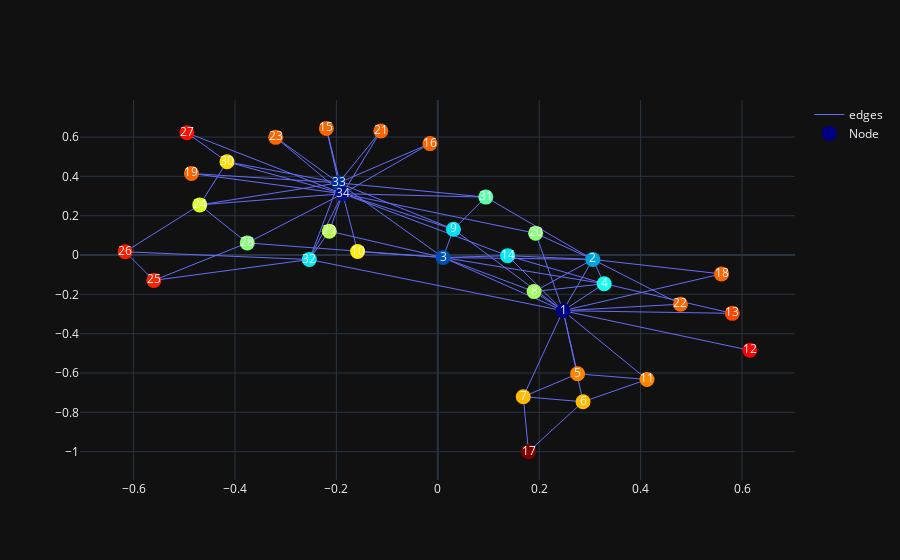
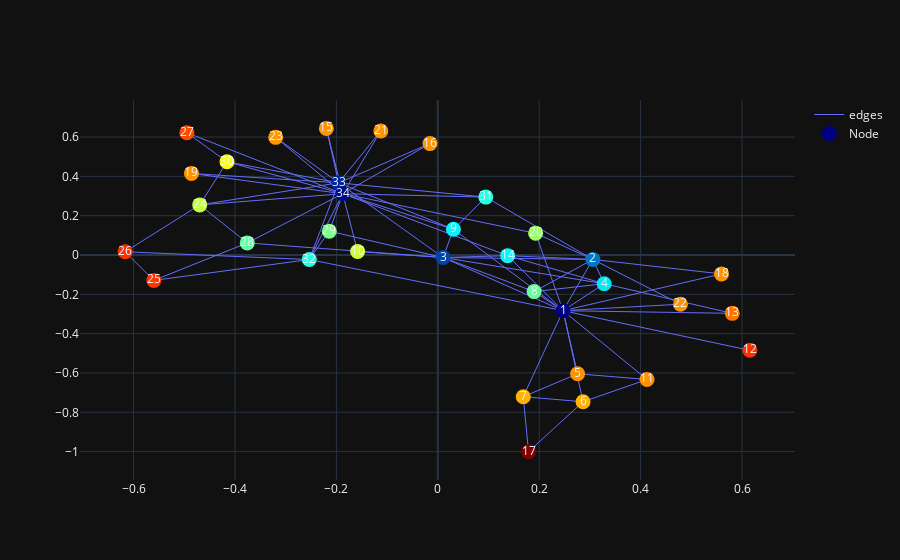
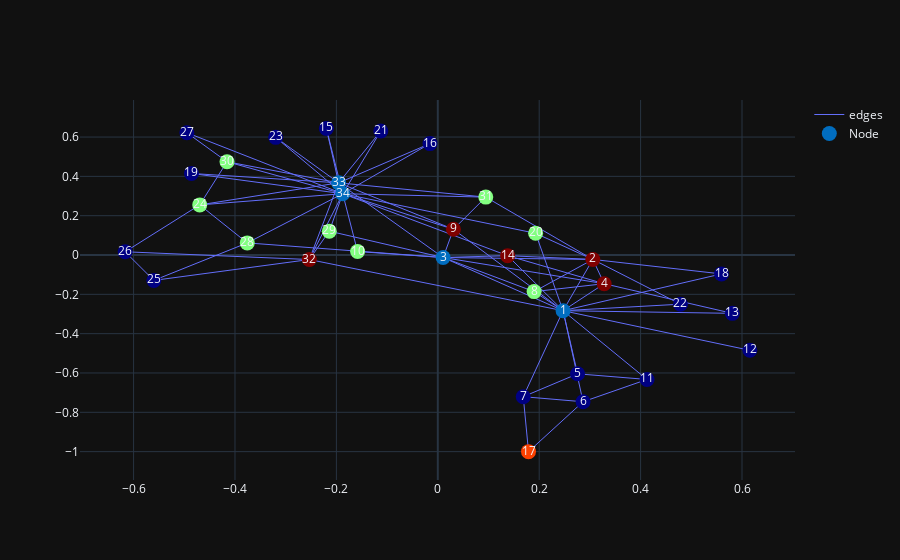
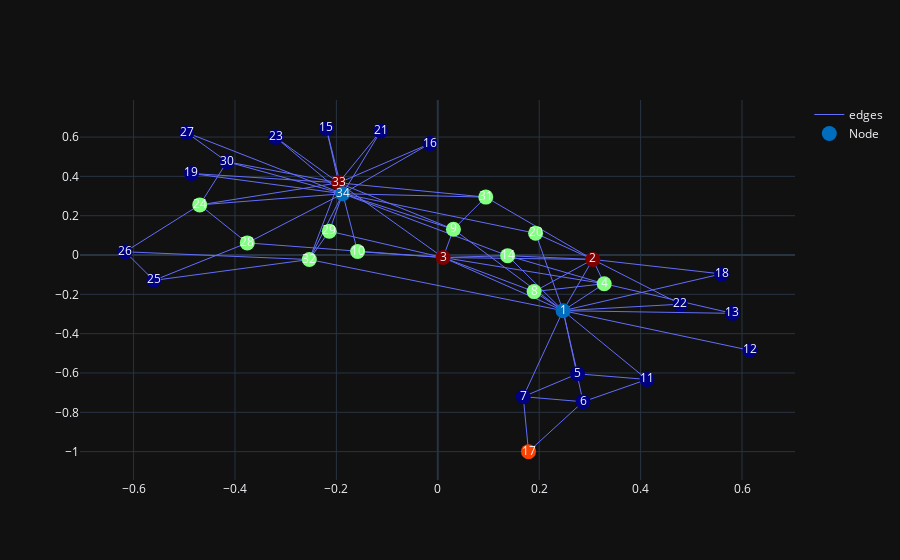

Notebook code for these charts, in order:
### Code cell
lo_deg = visualize_rdd_vector(G, global_root_node, global_radius, pos, global_measure_list1)
lo_deg = add_markers(lo_deg, global_markers)
lo_deg.show(config={'scrollZoom' : True})


triangles = visualize_rdd_vector(G, global_root_node, global_radius, pos, global_measure_list)
triangles = add_markers(triangles, global_markers)
triangles.show(config={'scrollZoom' : True})


k_means_rdd = visualize_rdd_vector_kmeans(G, global_root_node, global_radius, global_measure_list1, pos, 5)
k_means_rdd.show(config={'scrollZoom' : True})

k_means_rdd = visualize_rdd_vector_kmeans(G, global_root_node, global_radius, global_measure_list, pos, 5)
k_means_rdd.show(config={'scrollZoom' : True})

### Figure 1 — Plotly figure (JSON) as saved in the notebook; plotly's stock layout.template omitted (floating-point values rounded to 4 significant figures; data arrays with more than 128 entries replaced by an {"elided": "..."} marker saying what was removed)
{"data": [{"line": {"width": 1}, "marker": {"color": [0, 0.1142, 0.08229, 0.1528, 0.2584, 0.2425, 0.2425, 0.1948, 0.137, 0.2277, 0.2584, 0.2964, 0.2763, 0.1401, 0.2677, 0.2677, 0.3713, 0.2668, 0.2677, 0.1879, 0.2677, 0.2668, 0.2677, 0.212, 0.2867, 0.2888, 0.2927, 0.1872, 0.2011, 0.2317, 0.1739, 0.14, 0.06185, 0.01926], "colorscale": [[0, "rgb(0,0,131)"], [0.2, "rgb(0,60,170)"], [0.4, "rgb(5,255,255)"], [0.6, "rgb(255,255,0)"], [0.8, "rgb(250,0,0)"], [1, "rgb(128,0,0)"]], "size": 15}, "mode": "lines", "name": "edges", "type": "scatter", "uid": "6de11553-4e29-43a9-ab6e-405be858b025", "x": {"elided": "234 float values"}, "y": {"elided": "234 float values"}}, {"customdata": {"elided": "34x7 float values"}, "hovertemplate": "node_name: %{customdata[0]} <br> radius: %{customdata[1]} <br> degree: %{customdata[2]} <br> local_graph_pagerank: %{customdata[3]} <br> normalized_rdd: %{customdata[4]} <br> nodes_x: %{customdata[5]} <br> nodes_y: %{customdata[6]} <br> ", "marker": {"color": [0, 0.1142, 0.08229, 0.1528, 0.2584, 0.2425, 0.2425, 0.1948, 0.137, 0.2277, 0.2584, 0.2964, 0.2763, 0.1401, 0.2677, 0.2677, 0.3713, 0.2668, 0.2677, 0.1879, 0.2677, 0.2668, 0.2677, 0.212, 0.2867, 0.2888, 0.2927, 0.1872, 0.2011, 0.2317, 0.1739, 0.14, 0.06185, 0.01926], "colorscale": [[0, "rgb(0,0,131)"], [0.2, "rgb(0,60,170)"], [0.4, "rgb(5,255,255)"], [0.6, "rgb(255,255,0)"], [0.8, "rgb(250,0,0)"], [1, "rgb(128,0,0)"]], "size": 15}, "mode": "markers+text", "name": "Node", "text": [1, 2, 3, 4, 5, 6, 7, 8, 9, 10, 11, 12, 13, 14, 15, 16, 17, 18, 19, 20, 21, 22, 23, 24, 25, 26, 27, 28, 29, 30, 31, 32, 33, 34], "type": "scatter", "uid": "480d7791-7db2-4c4e-99a4-c7379ebd1dca", "x": [0.247, 0.3058, 0.01047, 0.3282, 0.2757, 0.2865, 0.1686, 0.19, 0.03086, -0.1582, 0.4127, 0.6155, 0.5809, 0.1378, -0.2198, -0.01541, 0.1789, 0.5596, -0.4858, 0.1929, -0.1124, 0.4787, -0.3197, -0.4696, -0.5601, -0.6167, -0.4949, -0.3758, -0.214, -0.4158, 0.09466, -0.2534, -0.1956, -0.1875], "y": [-0.2832, -0.02256, -0.01274, -0.1459, -0.6043, -0.7463, -0.7206, -0.1861, 0.1309, 0.01777, -0.6329, -0.4847, -0.2967, -0.003307, 0.6441, 0.5666, -1, -0.09613, 0.4148, 0.1106, 0.6306, -0.2501, 0.5984, 0.2549, -0.1291, 0.01645, 0.6219, 0.06156, 0.1212, 0.4743, 0.2945, -0.02301, 0.3671, 0.3118]}], "layout": {"dragmode": "pan"}}

### Figure 2 — Plotly figure (JSON) as saved in the notebook; plotly's stock layout.template omitted (floating-point values rounded to 4 significant figures; data arrays with more than 128 entries replaced by an {"elided": "..."} marker saying what was removed)
{"data": [{"line": {"width": 1}, "marker": {"color": [0, 0.4755, 0.381, 0.6802, 1.251, 1.205, 1.205, 0.8755, 0.7096, 1.028, 1.251, 1.391, 1.292, 0.7164, 1.247, 1.247, 1.828, 1.249, 1.247, 0.9489, 1.247, 1.249, 1.247, 1.007, 1.385, 1.393, 1.353, 0.8608, 0.9027, 1.091, 0.7782, 0.7745, 0.2391, 0.07667], "colorscale": [[0, "rgb(0,0,131)"], [0.2, "rgb(0,60,170)"], [0.4, "rgb(5,255,255)"], [0.6, "rgb(255,255,0)"], [0.8, "rgb(250,0,0)"], [1, "rgb(128,0,0)"]], "size": 15}, "mode": "lines", "name": "edges", "type": "scatter", "uid": "677e334e-a7b3-4d7f-866a-31a4828a258b", "x": {"elided": "234 float values"}, "y": {"elided": "234 float values"}}, {"customdata": {"elided": "34x7 float values"}, "hovertemplate": "node_name: %{customdata[0]} <br> radius: %{customdata[1]} <br> degree: %{customdata[2]} <br> local_graph_katz_centrality: %{customdata[3]} <br> normalized_rdd: %{customdata[4]} <br> nodes_x: %{customdata[5]} <br> nodes_y: %{customdata[6]} <br> ", "marker": {"color": [0, 0.4755, 0.381, 0.6802, 1.251, 1.205, 1.205, 0.8755, 0.7096, 1.028, 1.251, 1.391, 1.292, 0.7164, 1.247, 1.247, 1.828, 1.249, 1.247, 0.9489, 1.247, 1.249, 1.247, 1.007, 1.385, 1.393, 1.353, 0.8608, 0.9027, 1.091, 0.7782, 0.7745, 0.2391, 0.07667], "colorscale": [[0, "rgb(0,0,131)"], [0.2, "rgb(0,60,170)"], [0.4, "rgb(5,255,255)"], [0.6, "rgb(255,255,0)"], [0.8, "rgb(250,0,0)"], [1, "rgb(128,0,0)"]], "size": 15}, "mode": "markers+text", "name": "Node", "text": [1, 2, 3, 4, 5, 6, 7, 8, 9, 10, 11, 12, 13, 14, 15, 16, 17, 18, 19, 20, 21, 22, 23, 24, 25, 26, 27, 28, 29, 30, 31, 32, 33, 34], "type": "scatter", "uid": "cef68a22-aba9-47f9-858f-9a095b74692b", "x": [0.247, 0.3058, 0.01047, 0.3282, 0.2757, 0.2865, 0.1686, 0.19, 0.03086, -0.1582, 0.4127, 0.6155, 0.5809, 0.1378, -0.2198, -0.01541, 0.1789, 0.5596, -0.4858, 0.1929, -0.1124, 0.4787, -0.3197, -0.4696, -0.5601, -0.6167, -0.4949, -0.3758, -0.214, -0.4158, 0.09466, -0.2534, -0.1956, -0.1875], "y": [-0.2832, -0.02256, -0.01274, -0.1459, -0.6043, -0.7463, -0.7206, -0.1861, 0.1309, 0.01777, -0.6329, -0.4847, -0.2967, -0.003307, 0.6441, 0.5666, -1, -0.09613, 0.4148, 0.1106, 0.6306, -0.2501, 0.5984, 0.2549, -0.1291, 0.01645, 0.6219, 0.06156, 0.1212, 0.4743, 0.2945, -0.02301, 0.3671, 0.3118]}], "layout": {"dragmode": "pan"}}

### Figure 3 — Plotly figure (JSON) as saved in the notebook; plotly's stock layout.template omitted (floating-point values rounded to 4 significant figures; data arrays with more than 128 entries replaced by an {"elided": "..."} marker saying what was removed)
{"data": [{"line": {"width": 1}, "marker": {"color": [1, 4, 1, 4, 0, 0, 0, 2, 4, 2, 0, 0, 0, 4, 0, 0, 3, 0, 0, 2, 0, 0, 0, 2, 0, 0, 0, 2, 2, 2, 2, 4, 1, 1], "colorscale": [[0, "rgb(0,0,131)"], [0.2, "rgb(0,60,170)"], [0.4, "rgb(5,255,255)"], [0.6, "rgb(255,255,0)"], [0.8, "rgb(250,0,0)"], [1, "rgb(128,0,0)"]], "size": 15}, "mode": "lines", "name": "edges", "type": "scatter", "uid": "4bd223bc-6d84-41c7-85db-1cadbf4b5f66", "x": {"elided": "234 float values"}, "y": {"elided": "234 float values"}}, {"customdata": {"elided": "34x8 float values"}, "hovertemplate": "node_name: %{customdata[0]} <br> radius: %{customdata[1]} <br> degree: %{customdata[2]} <br> local_graph_pagerank: %{customdata[3]} <br> normalized_rdd: %{customdata[4]} <br> k_mean_cluster: %{customdata[5]} <br> nodes_x: %{customdata[6]} <br> nodes_y: %{customdata[7]} <br> ", "marker": {"color": [1, 4, 1, 4, 0, 0, 0, 2, 4, 2, 0, 0, 0, 4, 0, 0, 3, 0, 0, 2, 0, 0, 0, 2, 0, 0, 0, 2, 2, 2, 2, 4, 1, 1], "colorscale": [[0, "rgb(0,0,131)"], [0.2, "rgb(0,60,170)"], [0.4, "rgb(5,255,255)"], [0.6, "rgb(255,255,0)"], [0.8, "rgb(250,0,0)"], [1, "rgb(128,0,0)"]], "size": 15}, "mode": "markers+text", "name": "Node", "text": [1, 2, 3, 4, 5, 6, 7, 8, 9, 10, 11, 12, 13, 14, 15, 16, 17, 18, 19, 20, 21, 22, 23, 24, 25, 26, 27, 28, 29, 30, 31, 32, 33, 34], "type": "scatter", "uid": "f13c8723-ef6a-4cd0-8fe9-a93377d42a90", "x": [0.247, 0.3058, 0.01047, 0.3282, 0.2757, 0.2865, 0.1686, 0.19, 0.03086, -0.1582, 0.4127, 0.6155, 0.5809, 0.1378, -0.2198, -0.01541, 0.1789, 0.5596, -0.4858, 0.1929, -0.1124, 0.4787, -0.3197, -0.4696, -0.5601, -0.6167, -0.4949, -0.3758, -0.214, -0.4158, 0.09466, -0.2534, -0.1956, -0.1875], "y": [-0.2832, -0.02256, -0.01274, -0.1459, -0.6043, -0.7463, -0.7206, -0.1861, 0.1309, 0.01777, -0.6329, -0.4847, -0.2967, -0.003307, 0.6441, 0.5666, -1, -0.09613, 0.4148, 0.1106, 0.6306, -0.2501, 0.5984, 0.2549, -0.1291, 0.01645, 0.6219, 0.06156, 0.1212, 0.4743, 0.2945, -0.02301, 0.3671, 0.3118]}], "layout": {"annotations": [{"arrowcolor": "red", "arrowhead": 3, "arrowsize": 4, "axref": "x", "ayref": "y", "showarrow": true, "x": 0.247, "y": -0.2832}], "dragmode": "pan"}}

### Figure 4 — Plotly figure (JSON) as saved in the notebook; plotly's stock layout.template omitted (floating-point values rounded to 4 significant figures; data arrays with more than 128 entries replaced by an {"elided": "..."} marker saying what was removed)
{"data": [{"line": {"width": 1}, "marker": {"color": [1, 4, 4, 2, 0, 0, 0, 2, 2, 2, 0, 0, 0, 2, 0, 0, 3, 0, 0, 2, 0, 0, 0, 2, 0, 0, 0, 2, 2, 0, 2, 2, 4, 1], "colorscale": [[0, "rgb(0,0,131)"], [0.2, "rgb(0,60,170)"], [0.4, "rgb(5,255,255)"], [0.6, "rgb(255,255,0)"], [0.8, "rgb(250,0,0)"], [1, "rgb(128,0,0)"]], "size": 15}, "mode": "lines", "name": "edges", "type": "scatter", "uid": "684799d8-84f0-4875-880f-9602a1d71a81", "x": {"elided": "234 float values"}, "y": {"elided": "234 float values"}}, {"customdata": {"elided": "34x8 float values"}, "hovertemplate": "node_name: %{customdata[0]} <br> radius: %{customdata[1]} <br> degree: %{customdata[2]} <br> local_graph_katz_centrality: %{customdata[3]} <br> normalized_rdd: %{customdata[4]} <br> k_mean_cluster: %{customdata[5]} <br> nodes_x: %{customdata[6]} <br> nodes_y: %{customdata[7]} <br> ", "marker": {"color": [1, 4, 4, 2, 0, 0, 0, 2, 2, 2, 0, 0, 0, 2, 0, 0, 3, 0, 0, 2, 0, 0, 0, 2, 0, 0, 0, 2, 2, 0, 2, 2, 4, 1], "colorscale": [[0, "rgb(0,0,131)"], [0.2, "rgb(0,60,170)"], [0.4, "rgb(5,255,255)"], [0.6, "rgb(255,255,0)"], [0.8, "rgb(250,0,0)"], [1, "rgb(128,0,0)"]], "size": 15}, "mode": "markers+text", "name": "Node", "text": [1, 2, 3, 4, 5, 6, 7, 8, 9, 10, 11, 12, 13, 14, 15, 16, 17, 18, 19, 20, 21, 22, 23, 24, 25, 26, 27, 28, 29, 30, 31, 32, 33, 34], "type": "scatter", "uid": "e7965ba2-8982-4d33-90b4-0d68ed1fa324", "x": [0.247, 0.3058, 0.01047, 0.3282, 0.2757, 0.2865, 0.1686, 0.19, 0.03086, -0.1582, 0.4127, 0.6155, 0.5809, 0.1378, -0.2198, -0.01541, 0.1789, 0.5596, -0.4858, 0.1929, -0.1124, 0.4787, -0.3197, -0.4696, -0.5601, -0.6167, -0.4949, -0.3758, -0.214, -0.4158, 0.09466, -0.2534, -0.1956, -0.1875], "y": [-0.2832, -0.02256, -0.01274, -0.1459, -0.6043, -0.7463, -0.7206, -0.1861, 0.1309, 0.01777, -0.6329, -0.4847, -0.2967, -0.003307, 0.6441, 0.5666, -1, -0.09613, 0.4148, 0.1106, 0.6306, -0.2501, 0.5984, 0.2549, -0.1291, 0.01645, 0.6219, 0.06156, 0.1212, 0.4743, 0.2945, -0.02301, 0.3671, 0.3118]}], "layout": {"annotations": [{"arrowcolor": "red", "arrowhead": 3, "arrowsize": 4, "axref": "x", "ayref": "y", "showarrow": true, "x": 0.247, "y": -0.2832}], "dragmode": "pan"}}
